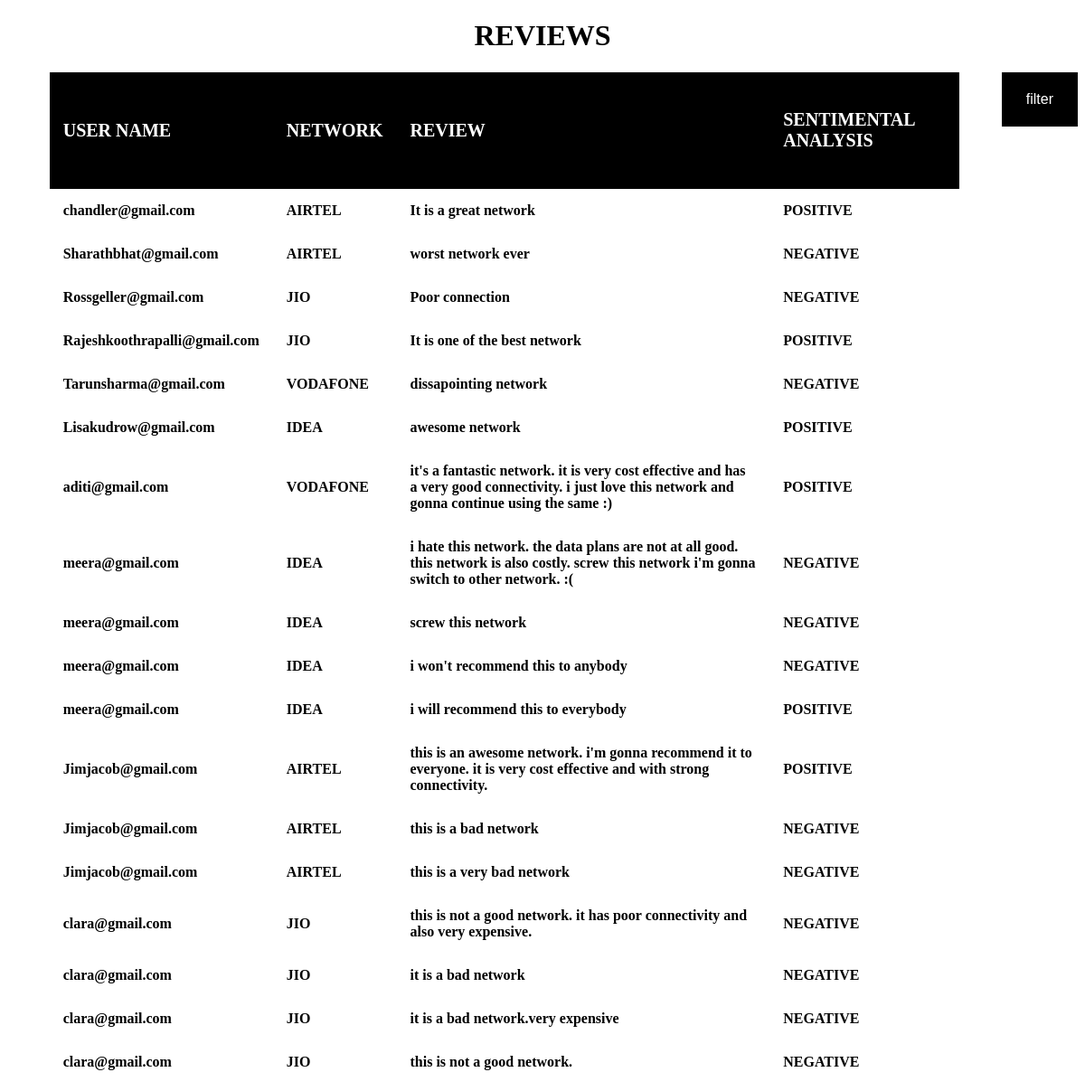
Page /viewreviews on the committed database.
### tables this page shows
CREATE TABLE reviews(email VARCHAR NOT NULL,net VARCHAR NOT NULL, review VARCHAR NOT NULL, res VARCHAR NOT NULL);

### driver.py (the view)
@app.route('/viewreviews') #homepage
def viewreviews():
	con=sql.connect('minidatabase.db')
	con.row_factory = sql.Row
	cur=con.cursor()
	cur.execute('select *from reviews')
	rows=cur.fetchall();
	return render_template('reviewtablecss.html',rows=rows)

### templates/reviewtablecss.html (shortened to what this page needs)
<!DOCTYPE html>
<html>
<head>
</head>
<body>
<table align="center">
<thead>
<h1 align="center">REVIEWS</h1>
<div class="dropdown" style="float:right;">
  <button class="dropbtn" style="float:right;" align="right">filter</button>
</div>
<td><h4>USER NAME</h4></td>
<td><h4>NETWORK</h4></td>
<td><h4>REVIEW</h4></td>
<td><h4>SENTIMENTAL ANALYSIS</h4></td>
</thead>
{% for row in rows %}
	<tr>
		<td>{{ row["email"] }}</td>
		<td>{{ row["net"] }}</td>
		<td>{{ row["review"] }}</td>
		<td>{{ row["res"] }}</td>
	</tr>
{% endfor %}
</table>
</body>
</html>

### templates/reviewtablecss.html (style rules this page uses)
table { border-collapse: collapse; width: 85%; }
body { background-color:white; font-family:LucidaConsole; font-weight:600; }
.one { background-color:white ;  }
th, td { padding: 15px; text-align: left; }
thead { background-color: black; font-family:serif; font-size: 20px; font-weight:900; color: white; }
.dropdown { position: relative; display: inline-block; }
.dropbtn { background-color: black; color: white; padding: 12px; font-size: 16px; border: none; cursor: pointer; width:100%; height:60px; margin-left:30px; vertical-align: top; float:right" }

### rows in the picture
reviews: email "chandler@gmail.com", net "AIRTEL", review "It is a great network", res "POSITIVE"
reviews: email "Sharathbhat@gmail.com", net "AIRTEL", review "worst network ever", res "NEGATIVE"
reviews: email "Rossgeller@gmail.com", net "JIO", review "Poor connection", res "NEGATIVE"
reviews: email "Rajeshkoothrapalli@gmail.com", net "JIO", review "It is one of the best network", res "POSITIVE"
reviews: email "Tarunsharma@gmail.com", net "VODAFONE", review "dissapointing network", res "NEGATIVE"
reviews: email "Lisakudrow@gmail.com", net "IDEA", review "awesome network", res "POSITIVE"
reviews: email "aditi@gmail.com", net "VODAFONE", review "it's a fantastic network. it is very cost effective and has a very good connectivity. i just love this network and gonna continue using the same :)", res "POSITIVE"
reviews: email "meera@gmail.com", net "IDEA", review "i hate this network. the data plans are not at all good. this network is also costly. screw this network i'm gonna switch to other network. :(", res "NEGATIVE"
reviews: email "meera@gmail.com", net "IDEA", review "screw this network", res "NEGATIVE"
reviews: email "meera@gmail.com", net "IDEA", review "i won't recommend this to anybody", res "NEGATIVE"
reviews: email "meera@gmail.com", net "IDEA", review "i will recommend this to everybody", res "POSITIVE"
reviews: email "Jimjacob@gmail.com", net "AIRTEL", review "this is an awesome network. i'm gonna recommend it to everyone. it is very cost effective and with strong connectivity.", res "POSITIVE"
reviews: email "Jimjacob@gmail.com", net "AIRTEL", review "this is a bad network", res "NEGATIVE"
reviews: email "Jimjacob@gmail.com", net "AIRTEL", review "this is a very bad network", res "NEGATIVE"
reviews: email "clara@gmail.com", net "JIO", review "this is not a good network. it has poor connectivity and also very expensive.", res "NEGATIVE"
reviews: email "clara@gmail.com", net "JIO", review "it is a bad network", res "NEGATIVE"
reviews: email "clara@gmail.com", net "JIO", review "it is a bad network.very expensive", res "NEGATIVE"
reviews: email "clara@gmail.com", net "JIO", review "this is not a good network.", res "NEGATIVE"
